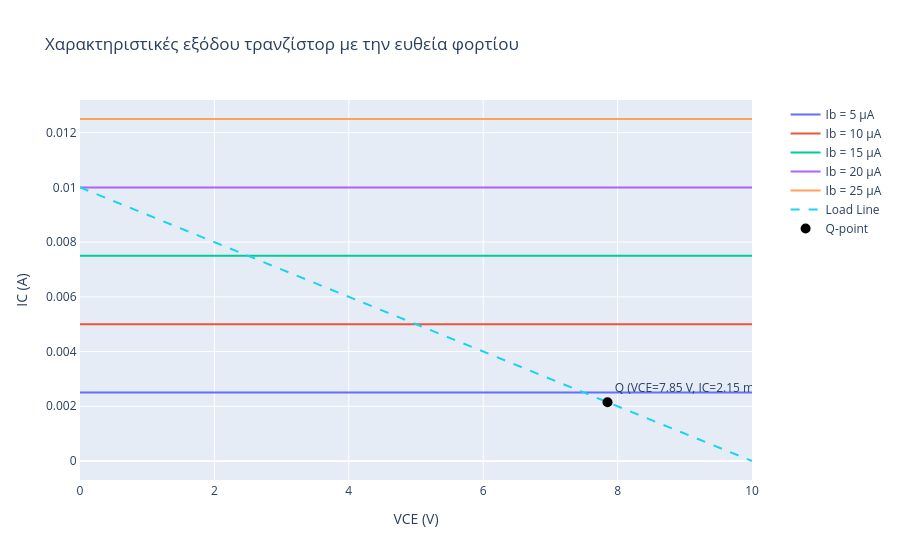

Source (notebook cell):
### Code cell
import numpy as np
import plotly.graph_objects as go

# -----------------------------------
# Παράμετροι τρανζίστορ και κυκλώματος
# -----------------------------------
beta = 500        # Συντελεστής ενίσχυσης
R2 = 1e3          # 1 kΩ
VCC = 10.0        # 10 V
VCE_sat = 0.2     # Τάση κορεσμού (προσεγγιστικά)
# Ρεύματα βάσης (διάφορες τιμές για τις καμπύλες)
Ib_values = [5e-6, 10e-6, 15e-6, 20e-6, 25e-6]

# -----------------------------------
# Προετοιμασία "άξονα" VCE
# -----------------------------------
VCE_points = np.linspace(0, 10, 200)  # από 0 έως 10 V

# Δημιουργία γραφήματος
fig = go.Figure()

# -----------------------------------
# Σχεδίαση χαρακτηριστικών εξόδου
# -----------------------------------
for Ib in Ib_values:
    Ic_curve = []
    for vce in VCE_points:
        if vce <= VCE_sat:
            Ic_curve.append(beta * Ib)
        else:
            Ic_curve.append(beta * Ib)
    fig.add_trace(go.Scatter(
        x=VCE_points, 
        y=Ic_curve, 
        mode='lines', 
        name=f'Ib = {Ib*1e6:.0f} μA',
        hoverinfo='text',
        hovertext=[f'VCE: {vce:.2f} V<br>IC: {ic:.6f} A' for vce, ic in zip(VCE_points, Ic_curve)]
    ))

# -----------------------------------
# Σχεδίαση ευθείας φορτίου (Load Line)
# -----------------------------------
Ic_load_line = (VCC - VCE_points) / R2
fig.add_trace(go.Scatter(
    x=VCE_points, 
    y=Ic_load_line, 
    mode='lines', 
    name='Load Line',
    line=dict(dash='dash'),
    hoverinfo='text',
    hovertext=[f'VCE: {vce:.2f} V<br>IC: {ic:.6f} A' for vce, ic in zip(VCE_points, Ic_load_line)]
))

# -----------------------------------
# Υπολογισμός σημείου λειτουργίας (Q-point)
# -----------------------------------
R1 = 1e6
VBB = 5.0
VBE = 0.7
Ib = (VBB - VBE) / R1  # ρεύμα βάσης
IcQ = beta * Ib        # ρεύμα συλλέκτη
VCEQ = VCC - IcQ * R2  # τάση συλλέκτη-εκπομπού

# Σχεδιάζουμε το σημείο Q
fig.add_trace(go.Scatter(
    x=[VCEQ], 
    y=[IcQ], 
    mode='markers+text', 
    name='Q-point',
    text=[f'Q\n(VCE={VCEQ:.2f} V,\nIC={IcQ*1e3:.2f} mA)'],
    textposition='top right',
    marker=dict(color='black', size=10)
))

# Προσθήκη τίτλων και ετικετών
fig.update_layout(
    title="Χαρακτηριστικές εξόδου τρανζίστορ με την ευθεία φορτίου",
    xaxis_title="VCE (V)",
    yaxis_title="IC (A)",
    xaxis=dict(showline=True, zeroline=True),
    yaxis=dict(showline=True, zeroline=True),
    legend=dict(x=1.05, y=1)  # Move the legend outside the main graph area
)

# Εμφάνιση γραφήματος
fig.show()

### Figure 1 — Plotly figure (JSON) as saved in the notebook; plotly's stock layout.template omitted (floating-point values rounded to 4 significant figures; data arrays with more than 128 entries replaced by an {"elided": "..."} marker saying what was removed)
{"data": [{"hoverinfo": "text", "hovertext": {"elided": "200 str values"}, "mode": "lines", "name": "Ib = 5 μA", "type": "scatter", "x": {"elided": "200 float values"}, "y": {"elided": "200 float values"}}, {"hoverinfo": "text", "hovertext": {"elided": "200 str values"}, "mode": "lines", "name": "Ib = 10 μA", "type": "scatter", "x": {"elided": "200 float values"}, "y": {"elided": "200 float values"}}, {"hoverinfo": "text", "hovertext": {"elided": "200 str values"}, "mode": "lines", "name": "Ib = 15 μA", "type": "scatter", "x": {"elided": "200 float values"}, "y": {"elided": "200 float values"}}, {"hoverinfo": "text", "hovertext": {"elided": "200 str values"}, "mode": "lines", "name": "Ib = 20 μA", "type": "scatter", "x": {"elided": "200 float values"}, "y": {"elided": "200 float values"}}, {"hoverinfo": "text", "hovertext": {"elided": "200 str values"}, "mode": "lines", "name": "Ib = 25 μA", "type": "scatter", "x": {"elided": "200 float values"}, "y": {"elided": "200 float values"}}, {"hoverinfo": "text", "hovertext": {"elided": "200 str values"}, "line": {"dash": "dash"}, "mode": "lines", "name": "Load Line", "type": "scatter", "x": {"elided": "200 float values"}, "y": {"elided": "200 float values"}}, {"marker": {"color": "black", "size": 10}, "mode": "markers+text", "name": "Q-point", "text": ["Q\n(VCE=7.85 V,\nIC=2.15 mA)"], "textposition": "top right", "type": "scatter", "x": [7.85], "y": [0.00215]}], "layout": {"legend": {"x": 1.05, "y": 1}, "title": {"text": "Χαρακτηριστικές εξόδου τρανζίστορ με την ευθεία φορτίου"}, "xaxis": {"showline": true, "title": {"text": "VCE (V)"}, "zeroline": true}, "yaxis": {"showline": true, "title": {"text": "IC (A)"}, "zeroline": true}}}
